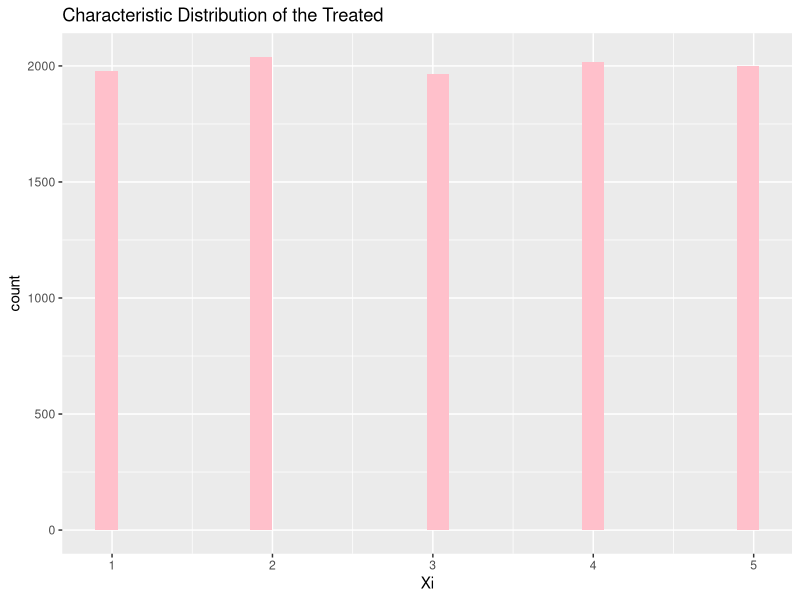
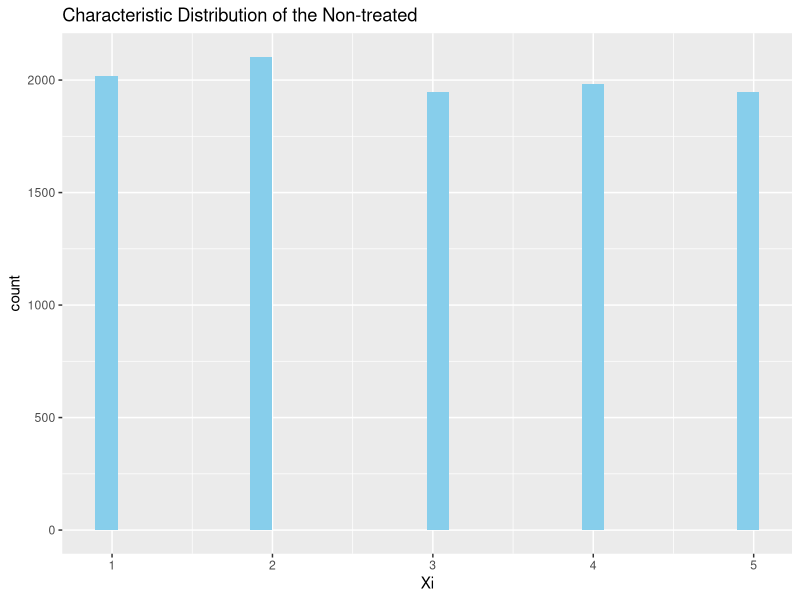

Write R code to recreate these figures, in order.
## ---- chunk 1

# set default chunk options
knitr::opts_chunk$set(fig.width = 4, fig.height = 3, 
                      echo = TRUE, message = FALSE, warning = FALSE)

# load packages
packages=c("MASS", "tidyverse", # Used in assignment 1
           "stargazer", "here", "tidyr", "dplyr","stringr", "janitor", # Used for Mock assignment
           "cowplot", "ggplot2", "tinytex", "datasets", "tibble") # Used for Mock assignment

for (i in packages) {
  if (require(i,character.only=TRUE)==FALSE) {
    install.packages(i,repos='http://cran.us.r-project.org')
  }
  else {
    require(i,character.only=TRUE)
  }
}

# Disable scientific notation if you want
options(scipen=999)

## ---- chunk 2

# Generate data on potential outcomes and pre-treatment covariates:

  rm(list=ls())
  library(MASS)
# Define variables and generate data:
  N <- 20000
  Xi <- sample(c(1,2,3,4,5),N, replace=TRUE)
  m0_Xi <- 0.5*Xi
  m1_Xi <- 1*Xi
# Generate correlated error terms:
  ei <- mvrnorm(n=N,mu=c(0, 0),Sigma=matrix(c(1,0.75,0.75,1), ncol=2))
# Calculate potential outcomes:
  Yi_0 = m0_Xi + ei[,1]		
  Yi_1 = m1_Xi + ei[,2]
# Output the mean of the potential outcomes:
  mean(Yi_0)
  mean(Yi_1)
# Create a dataframe from the vectors:
  df <- data.frame(Xi, Yi_0, Yi_1)

## ---- chunk 3
    set.seed(456)
    #Add a new column to the dataframe that randomly selects 1's or 0's 
    #indicating treatment or control group
    df_groups <- df %>% 
      mutate(groups=sample(rep(c(1, 0), length=n()))) 

    #All treted group
    case <- df_groups %>% 
      filter(groups == 1)

    #All non-treted group
    control <- df_groups %>% 
      filter(groups == 0)
## ---- chunk 4
#Plot the histogram showing the counts from each characteristic in the tratment group
Treatment_group <- ggplot(case, aes(x = Xi))+
         geom_histogram(fill = "pink")+
  labs(title = "Characteristic Distribution of the Treated")
#Plot the histogram showing the counts from each characteristic in the control group
Control_group <- ggplot(control, aes(x = Xi))+
         geom_histogram(fill = "skyblue")+
  labs(title = "Characteristic Distribution of the Non-treated")

Treatment_group
Control_group

## ---- chunk 5
cor.test(df_groups$groups, df_groups$Xi)
## ---- chunk 6
#Correlation test to see if Di and Yi_0 are correlated
cor.test(df_groups$groups, df_groups$Yi_0)
#Correlation test to see if Di and Yi_1 are correlated
cor.test(df_groups$groups, df_groups$Yi_1)
## ---- chunk 7
#Calculate the mean of the treated
treated_mean <- mean(case$Yi_1)
#Calculate the mean of the untreated
control_mean <- mean(control$Yi_0)

print(treated_mean - control_mean)
#Test the difference in means for the two groups
t.test(case$Yi_1, control$Yi_0)
## ---- chunk 8
realistic_data <- df_groups %>%
  mutate(Yi = case_when(
    groups == 1 ~ Yi_1,
    groups == 0 ~ Yi_0 
  ))

summary(lm(data = realistic_data, Yi ~ groups))
summary(lm(data = realistic_data, Yi ~ groups + Xi))

## ---- chunk 9

# Load the dataset
progresa <- read.csv("progresa.csv")
progresa_df <- progresa %>%
  mutate(treatment = replace_na(treatment, 0))

## ---- chunk 10
# Pre tretment tretment group
pre_treated_prog <- progresa_df %>%
  filter(intention_to_treat == 1)
pre_untreated_prog <- progresa_df %>%
  filter(intention_to_treat == 0)
## For continuous variables you can use the t-test
print(t.test(pre_treated_prog$hhsize97, pre_untreated_prog$hhsize97))

##For binary variables you should use the proportions test
#prop.test()
prop.test(x = c(pre_treated_prog$homeown97, pre_untreated_prog$hhomeown97), 
                        n = c(rep(8161, length(pre_treated_prog$homeown97)),
                              rep(6215, length(pre_untreated_prog$hhomeown97))))$p.value
prop.test(x = c(pre_treated_prog$dirtfloor97, pre_untreated_prog$dirtfloor97), 
                        n = c(rep(8161, length(pre_treated_prog$dirtfloor97)),
                              rep(6215, length(pre_untreated_prog$dirtfloor97))))$p.value
## ---- chunk 11
summary(lm(data = progresa_df, vani ~ treatment))
## ---- chunk 12

summary(lm(data = progresa_df, treatment ~ vani + female_hh + educ_hh + healthcenter + ethnicity_hh + educ_sp))
## ---- chunk 13
# Examine number of hh that were intended to get treatment and that ended up receiving treatment
spill <- table(treatment = progresa$treatment, intention_to_treat = progresa$intention_to_treat, exclude = NULL)

#Create the new column identifying spillover individuals
progresa_df <- progresa_df %>% 
  mutate(spillover = ifelse(progresa_df$intention_to_treat == 1 & progresa_df$treatment == 0, 1, 0))

#Separate the datasets into groups for the t.test
spillover<- progresa_df %>% 
  filter(spillover == 1)
treated_prog <- progresa_df %>%
  filter(treatment == 1)
#Check to see if there is a difference in mean animal holdings
t.test(spillover$vani, treated_prog$vani)
